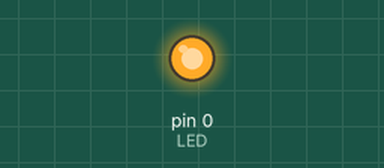
The sketch below on a simulated Arduino Uno, built with avr-gcc and run on an emulated ATmega328P. Parts: output pins drawn as LEDs (lit = HIGH).

Above: at 1.4 s.
At 4.4 s:
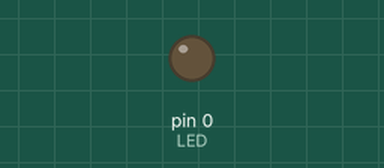
Timing chart, 0 to 7.6 s (numbered marks = the images above):
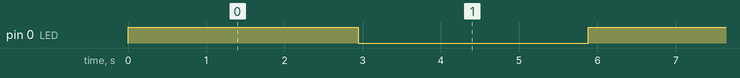

The sketch:

BlinkLED.ino
```cpp
// Target MCU: ATTiny13
// internal OSC: 1.2Mhz
// Created: Mar 22, 2018
// Author: Insoo Kim ( insoo@hotmail.com )

#define LED 0
#define HALFSEC 490
#define DURATION (HALFSEC*6)
void setup()
{
  pinMode(LED,OUTPUT);
}

void loop()
{
  digitalWrite(LED, HIGH);
  delay(DURATION);
  digitalWrite(LED, LOW);
  delay(DURATION);
}
```

Measured:
- by itself, pin 0 (LED): alternates HIGH for 2.9 s and LOW for 2.9 s
